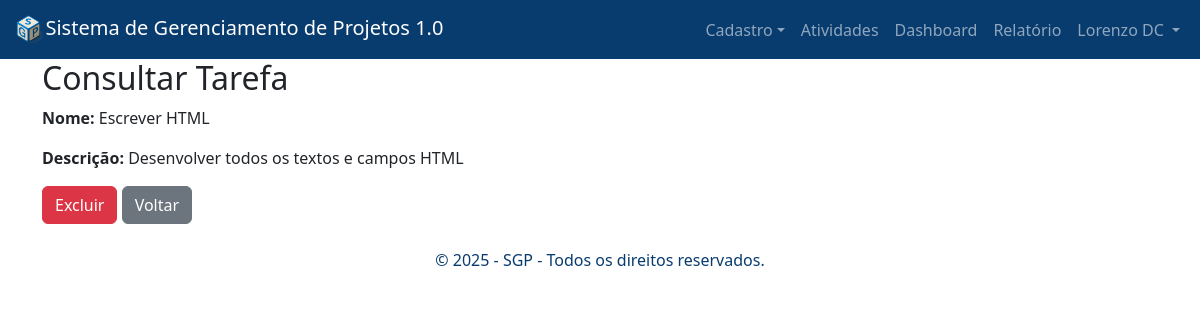
Screenshot of /consultar_tarefas.php?id=1 (signed in) with the database file from the repository.
### tables this page shows
CREATE TABLE `tarefas` (
  `id` int NOT NULL AUTO_INCREMENT,
  `nome` varchar(100) NOT NULL,
  `descricao` text NOT NULL,
  `data_inicio` date DEFAULT NULL,
  `data_fim` date DEFAULT NULL,
  `cliente_id` int DEFAULT NULL,
  PRIMARY KEY (`id`),
  KEY `fk_cliente_tarefa` (`cliente_id`),
  CONSTRAINT `fk_cliente_tarefa` FOREIGN KEY (`cliente_id`) REFERENCES `clientes` (`id`)
);

### consultar_tarefas.php (the view, shortened to what this page needs)
<?php
    require_once("header.php");
function consultaTarefa($id) {
    require("conexao.php");
    try {
        $sql = "SELECT * FROM tarefas WHERE id = ?";
        $stmt = $pdo->prepare($sql);
        $stmt->execute([$id]);
        $tarefa = $stmt->fetch(PDO::FETCH_ASSOC);
        return $tarefa;
    } catch (Exception $e) {
        die("Erro ao consultar tarefa: " . $e->getMessage());
    }
}
if ($_SERVER['REQUEST_METHOD'] == "POST" && isset($_POST['confirmar']) && $_POST['confirmar'] == 'sim') {
    excluirTarefa($_POST['id']);
} else {
    $tarefa = consultaTarefa($_GET['id']);
}
?>
<h2>Consultar Tarefa</h2>
<form method="post" id="formExclusao">
    <div class="mb-3">
        <p><strong>Nome:</strong> <?= $tarefa['nome'] ?></p>
    </div>
    <div class="mb-3">
        <p><strong>Descrição:</strong> <?= $tarefa['descricao'] ?></p>
    </div>
    <div class="mb-3">
        <button type="button" class="btn btn-danger" id="btnExcluir">Excluir</button>
        <a href="tarefas.php" class="btn btn-secondary">Voltar</a>
    </div>
</form>
<?php
    require_once("footer.php");
?>

### rows the page displays
tarefas: nome "Escrever HTML", descricao "Desenvolver todos os textos e campos HTML"

### other values shown
$_SESSION['usuario'] "Lorenzo DC"
